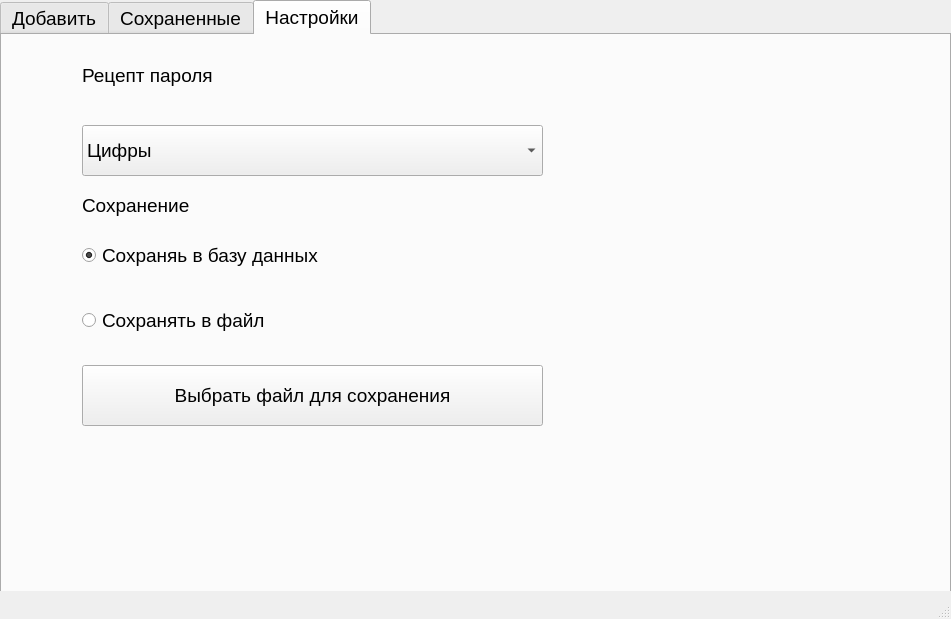
<?xml version="1.0" encoding="UTF-8"?>
<ui version="4.0">
 <class>MainWindow</class>
 <widget class="QMainWindow" name="MainWindow">
  <property name="geometry">
   <rect>
    <x>0</x>
    <y>0</y>
    <width>951</width>
    <height>619</height>
   </rect>
  </property>
  <property name="sizePolicy">
   <sizepolicy hsizetype="Fixed" vsizetype="Fixed">
    <horstretch>0</horstretch>
    <verstretch>0</verstretch>
   </sizepolicy>
  </property>
  <property name="font">
   <font>
    <pointsize>14</pointsize>
   </font>
  </property>
  <property name="windowTitle">
   <string>Менеджер паролей</string>
  </property>
  <widget class="QWidget" name="centralwidget">
   <widget class="QTabWidget" name="tabWidget">
    <property name="enabled">
     <bool>true</bool>
    </property>
    <property name="geometry">
     <rect>
      <x>0</x>
      <y>0</y>
      <width>951</width>
      <height>701</height>
     </rect>
    </property>
    <property name="sizePolicy">
     <sizepolicy hsizetype="Maximum" vsizetype="Maximum">
      <horstretch>0</horstretch>
      <verstretch>0</verstretch>
     </sizepolicy>
    </property>
    <property name="maximumSize">
     <size>
      <width>16777215</width>
      <height>16777215</height>
     </size>
    </property>
    <property name="font">
     <font>
      <pointsize>14</pointsize>
      <underline>false</underline>
     </font>
    </property>
    <property name="currentIndex">
     <number>2</number>
    </property>
    <property name="documentMode">
     <bool>false</bool>
    </property>
    <property name="tabsClosable">
     <bool>false</bool>
    </property>
    <property name="movable">
     <bool>false</bool>
    </property>
    <property name="tabBarAutoHide">
     <bool>false</bool>
    </property>
    <widget class="QWidget" name="add_password_tab">
     <attribute name="title">
      <string>Добавить</string>
     </attribute>
     <widget class="QLineEdit" name="login_lineedit">
      <property name="geometry">
       <rect>
        <x>70</x>
        <y>130</y>
        <width>561</width>
        <height>31</height>
       </rect>
      </property>
     </widget>
     <widget class="QLabel" name="login_label">
      <property name="geometry">
       <rect>
        <x>70</x>
        <y>80</y>
        <width>561</width>
        <height>41</height>
       </rect>
      </property>
      <property name="font">
       <font>
        <pointsize>14</pointsize>
       </font>
      </property>
      <property name="text">
       <string>Логин</string>
      </property>
     </widget>
     <widget class="QLabel" name="email_label">
      <property name="geometry">
       <rect>
        <x>70</x>
        <y>160</y>
        <width>561</width>
        <height>41</height>
       </rect>
      </property>
      <property name="font">
       <font>
        <pointsize>14</pointsize>
       </font>
      </property>
      <property name="text">
       <string>Электронная почта</string>
      </property>
     </widget>
     <widget class="QLineEdit" name="email_lineedit">
      <property name="geometry">
       <rect>
        <x>70</x>
        <y>209</y>
        <width>561</width>
        <height>31</height>
       </rect>
      </property>
     </widget>
     <widget class="QLabel" name="password_label">
      <property name="geometry">
       <rect>
        <x>70</x>
        <y>240</y>
        <width>461</width>
        <height>31</height>
       </rect>
      </property>
      <property name="font">
       <font>
        <pointsize>14</pointsize>
       </font>
      </property>
      <property name="text">
       <string>Пароль</string>
      </property>
     </widget>
     <widget class="QSpinBox" name="password_length_spinbox">
      <property name="geometry">
       <rect>
        <x>300</x>
        <y>380</y>
        <width>171</width>
        <height>41</height>
       </rect>
      </property>
     </widget>
     <widget class="QLabel" name="password_lenght_label">
      <property name="geometry">
       <rect>
        <x>70</x>
        <y>380</y>
        <width>221</width>
        <height>41</height>
       </rect>
      </property>
      <property name="font">
       <font>
        <pointsize>14</pointsize>
       </font>
      </property>
      <property name="text">
       <string> Длина пароля</string>
      </property>
     </widget>
     <widget class="QLineEdit" name="password_lineedit">
      <property name="geometry">
       <rect>
        <x>70</x>
        <y>340</y>
        <width>561</width>
        <height>20</height>
       </rect>
      </property>
     </widget>
     <widget class="QLabel" name="password_status_label">
      <property name="geometry">
       <rect>
        <x>70</x>
        <y>440</y>
        <width>271</width>
        <height>121</height>
       </rect>
      </property>
      <property name="font">
       <font>
        <pointsize>12</pointsize>
       </font>
      </property>
      <property name="text">
       <string/>
      </property>
     </widget>
     <widget class="QComboBox" name="password_type_combobox">
      <property name="geometry">
       <rect>
        <x>70</x>
        <y>280</y>
        <width>251</width>
        <height>41</height>
       </rect>
      </property>
      <property name="font">
       <font>
        <pointsize>14</pointsize>
       </font>
      </property>
      <item>
       <property name="text">
        <string>Сгенерировать</string>
       </property>
      </item>
      <item>
       <property name="text">
        <string>Собственный пароль</string>
       </property>
      </item>
     </widget>
     <widget class="QPushButton" name="password_save_pushbutton">
      <property name="geometry">
       <rect>
        <x>550</x>
        <y>380</y>
        <width>231</width>
        <height>101</height>
       </rect>
      </property>
      <property name="font">
       <font>
        <pointsize>22</pointsize>
       </font>
      </property>
      <property name="text">
       <string>Сохранить</string>
      </property>
     </widget>
     <widget class="QLabel" name="resource_label">
      <property name="geometry">
       <rect>
        <x>74</x>
        <y>10</y>
        <width>551</width>
        <height>41</height>
       </rect>
      </property>
      <property name="font">
       <font>
        <pointsize>14</pointsize>
       </font>
      </property>
      <property name="text">
       <string>Ресурс</string>
      </property>
     </widget>
     <widget class="QLineEdit" name="resource_lineedit">
      <property name="geometry">
       <rect>
        <x>70</x>
        <y>49</y>
        <width>561</width>
        <height>31</height>
       </rect>
      </property>
     </widget>
     <widget class="QPushButton" name="password_generate_button">
      <property name="geometry">
       <rect>
        <x>330</x>
        <y>280</y>
        <width>301</width>
        <height>41</height>
       </rect>
      </property>
      <property name="text">
       <string>Сгенерировать пароль</string>
      </property>
     </widget>
    </widget>
    <widget class="QWidget" name="saved_tab">
     <attribute name="title">
      <string>Сохраненные</string>
     </attribute>
     <widget class="QTableWidget" name="passwords_tablewidget">
      <property name="geometry">
       <rect>
        <x>20</x>
        <y>150</y>
        <width>911</width>
        <height>411</height>
       </rect>
      </property>
      <property name="showDropIndicator" stdset="0">
       <bool>false</bool>
      </property>
      <property name="alternatingRowColors">
       <bool>true</bool>
      </property>
     </widget>
     <widget class="QComboBox" name="search_by_combobox">
      <property name="geometry">
       <rect>
        <x>10</x>
        <y>20</y>
        <width>341</width>
        <height>51</height>
       </rect>
      </property>
      <item>
       <property name="text">
        <string>Электронная почта</string>
       </property>
      </item>
      <item>
       <property name="text">
        <string>Логин</string>
       </property>
      </item>
      <item>
       <property name="text">
        <string>Ресурс</string>
       </property>
      </item>
     </widget>
     <widget class="QLineEdit" name="search_lineedit">
      <property name="geometry">
       <rect>
        <x>360</x>
        <y>20</y>
        <width>571</width>
        <height>51</height>
       </rect>
      </property>
     </widget>
     <widget class="QPushButton" name="search_button">
      <property name="geometry">
       <rect>
        <x>510</x>
        <y>80</y>
        <width>421</width>
        <height>61</height>
       </rect>
      </property>
      <property name="text">
       <string>Найти</string>
      </property>
     </widget>
    </widget>
    <widget class="QWidget" name="settings_tab">
     <attribute name="title">
      <string>Настройки</string>
     </attribute>
     <widget class="QLabel" name="password_generation_instruction__label">
      <property name="geometry">
       <rect>
        <x>80</x>
        <y>10</y>
        <width>291</width>
        <height>61</height>
       </rect>
      </property>
      <property name="text">
       <string>Рецепт пароля</string>
      </property>
     </widget>
     <widget class="QComboBox" name="password_generation_instructions_combobox">
      <property name="geometry">
       <rect>
        <x>80</x>
        <y>90</y>
        <width>461</width>
        <height>51</height>
       </rect>
      </property>
      <item>
       <property name="text">
        <string>Цифры</string>
       </property>
      </item>
      <item>
       <property name="text">
        <string>Буквы</string>
       </property>
      </item>
      <item>
       <property name="text">
        <string>Символы</string>
       </property>
      </item>
      <item>
       <property name="text">
        <string>Буквы + цифры</string>
       </property>
      </item>
      <item>
       <property name="text">
        <string>Буквы + Цифры + Символы</string>
       </property>
      </item>
     </widget>
     <widget class="QLabel" name="save_to_label">
      <property name="geometry">
       <rect>
        <x>80</x>
        <y>140</y>
        <width>351</width>
        <height>61</height>
       </rect>
      </property>
      <property name="text">
       <string>Сохранение</string>
      </property>
     </widget>
     <widget class="QRadioButton" name="save_to_database_radiobutton">
      <property name="enabled">
       <bool>true</bool>
      </property>
      <property name="geometry">
       <rect>
        <x>80</x>
        <y>200</y>
        <width>501</width>
        <height>41</height>
       </rect>
      </property>
      <property name="text">
       <string>Сохраняь в базу данных</string>
      </property>
      <property name="checked">
       <bool>true</bool>
      </property>
     </widget>
     <widget class="QRadioButton" name="save_to_file_radiobutton">
      <property name="geometry">
       <rect>
        <x>80</x>
        <y>260</y>
        <width>431</width>
        <height>51</height>
       </rect>
      </property>
      <property name="text">
       <string>Сохранять в файл</string>
      </property>
     </widget>
     <widget class="QPushButton" name="save_file_choice_pushbutton">
      <property name="geometry">
       <rect>
        <x>80</x>
        <y>330</y>
        <width>461</width>
        <height>61</height>
       </rect>
      </property>
      <property name="text">
       <string>Выбрать файл для сохранения</string>
      </property>
      <property name="checkable">
       <bool>false</bool>
      </property>
      <property name="checked">
       <bool>false</bool>
      </property>
      <property name="autoRepeat">
       <bool>false</bool>
      </property>
      <property name="autoExclusive">
       <bool>false</bool>
      </property>
      <property name="autoDefault">
       <bool>false</bool>
      </property>
      <property name="default">
       <bool>false</bool>
      </property>
      <property name="flat">
       <bool>false</bool>
      </property>
     </widget>
    </widget>
   </widget>
  </widget>
  <widget class="QStatusBar" name="statusbar"/>
 </widget>
 <resources/>
 <connections/>
</ui>
